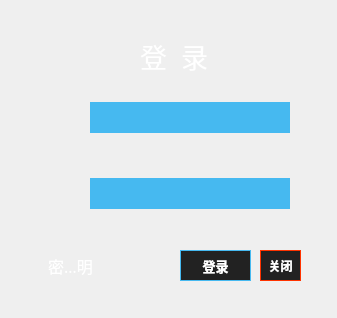
<?xml version="1.0" encoding="UTF-8"?>
<ui version="4.0">
 <class>login</class>
 <widget class="QDialog" name="login">
  <property name="enabled">
   <bool>true</bool>
  </property>
  <property name="geometry">
   <rect>
    <x>0</x>
    <y>0</y>
    <width>337</width>
    <height>318</height>
   </rect>
  </property>
  <property name="windowTitle">
   <string>登录</string>
  </property>
  <widget class="QLineEdit" name="lineEdit_login_name">
   <property name="geometry">
    <rect>
     <x>90</x>
     <y>102</y>
     <width>200</width>
     <height>31</height>
    </rect>
   </property>
   <property name="font">
    <font>
     <family>微软雅黑</family>
     <pointsize>18</pointsize>
    </font>
   </property>
   <property name="styleSheet">
    <string notr="true">background-color:#46B9F0;
border:0;
color: rgb(255, 255, 255);</string>
   </property>
   <property name="text">
    <string/>
   </property>
  </widget>
  <widget class="QLineEdit" name="lineEdit_login_pass">
   <property name="geometry">
    <rect>
     <x>90</x>
     <y>178</y>
     <width>200</width>
     <height>31</height>
    </rect>
   </property>
   <property name="font">
    <font>
     <family>微软雅黑</family>
     <pointsize>18</pointsize>
    </font>
   </property>
   <property name="styleSheet">
    <string notr="true">background-color:#46B9F0;
border:0;
color: rgb(255, 255, 255);</string>
   </property>
   <property name="echoMode">
    <enum>QLineEdit::Password</enum>
   </property>
  </widget>
  <widget class="QPushButton" name="pushButton">
   <property name="geometry">
    <rect>
     <x>180</x>
     <y>250</y>
     <width>71</width>
     <height>31</height>
    </rect>
   </property>
   <property name="font">
    <font>
     <family>微软雅黑</family>
     <pointsize>10</pointsize>
     <weight>75</weight>
     <bold>true</bold>
    </font>
   </property>
   <property name="styleSheet">
    <string notr="true">QPushButton{border:1px solid #46B9F0;background-color:#222; color:#fff;}
QPushButton:hover {background-color:#444; color:#46B9F0;}
QPushButton:pressed {background-color:#000; color:#fff;}</string>
   </property>
   <property name="text">
    <string>登录</string>
   </property>
  </widget>
  <widget class="QToolButton" name="toolButton_cancel">
   <property name="geometry">
    <rect>
     <x>260</x>
     <y>250</y>
     <width>41</width>
     <height>31</height>
    </rect>
   </property>
   <property name="font">
    <font>
     <family>微软雅黑</family>
     <weight>75</weight>
     <bold>true</bold>
    </font>
   </property>
   <property name="styleSheet">
    <string notr="true">QToolButton{border:1px solid #FF3300;background-color:#222; color:#fff;}
QToolButton:hover {background-color:#444; color:#FF3300;}
QToolButton:pressed {background-color:#000; color:#fff;}</string>
   </property>
   <property name="text">
    <string>关闭</string>
   </property>
  </widget>
  <widget class="QToolButton" name="toolButton_about">
   <property name="geometry">
    <rect>
     <x>40</x>
     <y>250</y>
     <width>61</width>
     <height>31</height>
    </rect>
   </property>
   <property name="font">
    <font>
     <family>微软雅黑</family>
     <pointsize>12</pointsize>
    </font>
   </property>
   <property name="cursor">
    <cursorShape>PointingHandCursor</cursorShape>
   </property>
   <property name="styleSheet">
    <string notr="true">border:0;
color: rgb(255, 255, 255);</string>
   </property>
   <property name="text">
    <string>密码说明</string>
   </property>
  </widget>
  <widget class="QLabel" name="label">
   <property name="geometry">
    <rect>
     <x>0</x>
     <y>0</y>
     <width>337</width>
     <height>318</height>
    </rect>
   </property>
   <property name="styleSheet">
    <string notr="true">background-image: url(:/image/image/login.png);</string>
   </property>
   <property name="text">
    <string/>
   </property>
  </widget>
  <widget class="QLabel" name="label_2">
   <property name="geometry">
    <rect>
     <x>140</x>
     <y>40</y>
     <width>71</width>
     <height>31</height>
    </rect>
   </property>
   <property name="font">
    <font>
     <family>微软雅黑</family>
     <pointsize>20</pointsize>
    </font>
   </property>
   <property name="styleSheet">
    <string notr="true">color: rgb(255, 255, 255);</string>
   </property>
   <property name="text">
    <string>登  录</string>
   </property>
  </widget>
  <zorder>label</zorder>
  <zorder>lineEdit_login_name</zorder>
  <zorder>lineEdit_login_pass</zorder>
  <zorder>pushButton</zorder>
  <zorder>toolButton_cancel</zorder>
  <zorder>toolButton_about</zorder>
  <zorder>label_2</zorder>
 </widget>
 <resources/>
 <connections>
  <connection>
   <sender>toolButton_cancel</sender>
   <signal>clicked()</signal>
   <receiver>login</receiver>
   <slot>close()</slot>
   <hints>
    <hint type="sourcelabel">
     <x>302</x>
     <y>260</y>
    </hint>
    <hint type="destinationlabel">
     <x>335</x>
     <y>136</y>
    </hint>
   </hints>
  </connection>
 </connections>
</ui>
